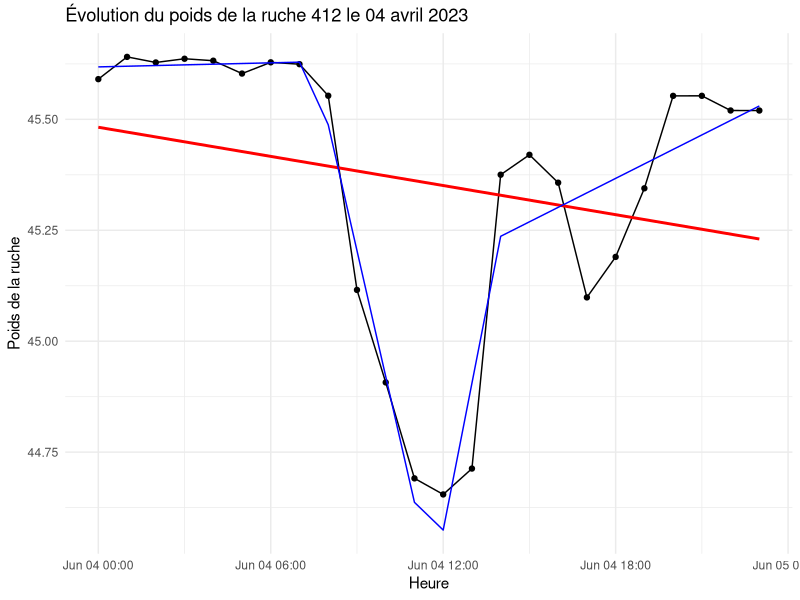
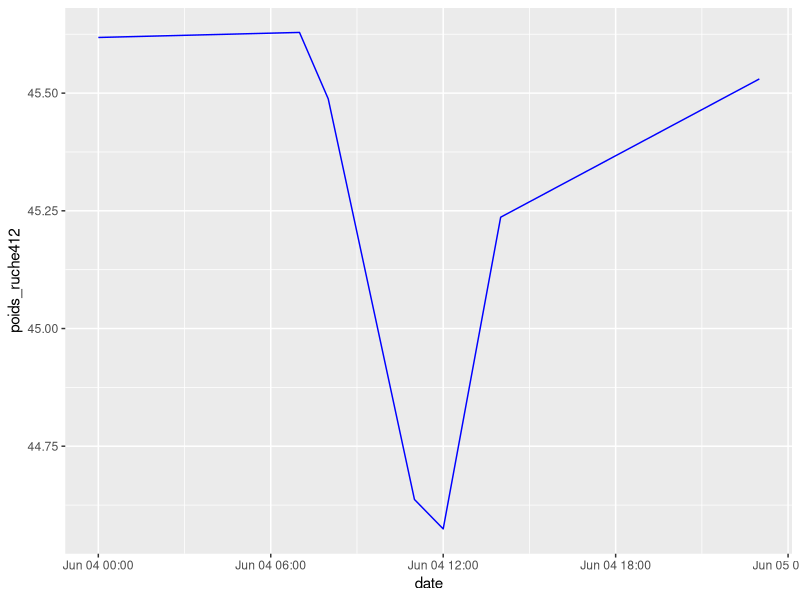

Recreate these plots in R, in order.
library(readxl)
library(ggplot2)
library(segmented)

# Charger les données
poids <- read_excel("Weight_2023_Sica_Confoux.xlsx")

# Poids de la ruche 412 pour le 04 avril 2023
poids_restreint <- poids[as.Date(poids$date) == as.Date("2023-06-04"), 
                         c("date", 'Domaine de Confoux (BeeRisk) - Poids de la ruche « Ruche 412 »')]

# Renommer la colonne
colnames(poids_restreint)[2] <- "poids_ruche412"

# Convertir la date en format numérique pour l'utiliser dans la régression
poids_restreint$date_num <- as.numeric(poids_restreint$date)

# Ajuster un modèle linéaire simple
modele <- lm(poids_ruche412 ~ date_num, data = poids_restreint)

# Ajuster le modèle linéaire segmenté (ajuster la rupture)
modele_segmenté <- segmented(modele, seg.Z = ~date_num, npsi = 3)


# Tracer le graphique avec la régression linéaire segmentée
ggplot(poids_restreint, aes(x = date, y = poids_ruche412)) +
  geom_point() +
  geom_line() +
  geom_smooth(method = "lm", formula = y ~ x, se = FALSE, color = "red") +  # Régression linéaire globale
  geom_line(aes(y = predict(modele_segmenté, newdata = poids_restreint)), color = "blue") + # Régression linéaire segmentée
  labs(title = "Évolution du poids de la ruche 412 le 04 avril 2023", x = "Heure", y = "Poids de la ruche") +
  theme_minimal()

ggplot(poids_restreint, aes(x = date, y = poids_ruche412)) +
  geom_line(aes(y = predict(modele_segmenté, newdata = poids_restreint)), color = "blue")
